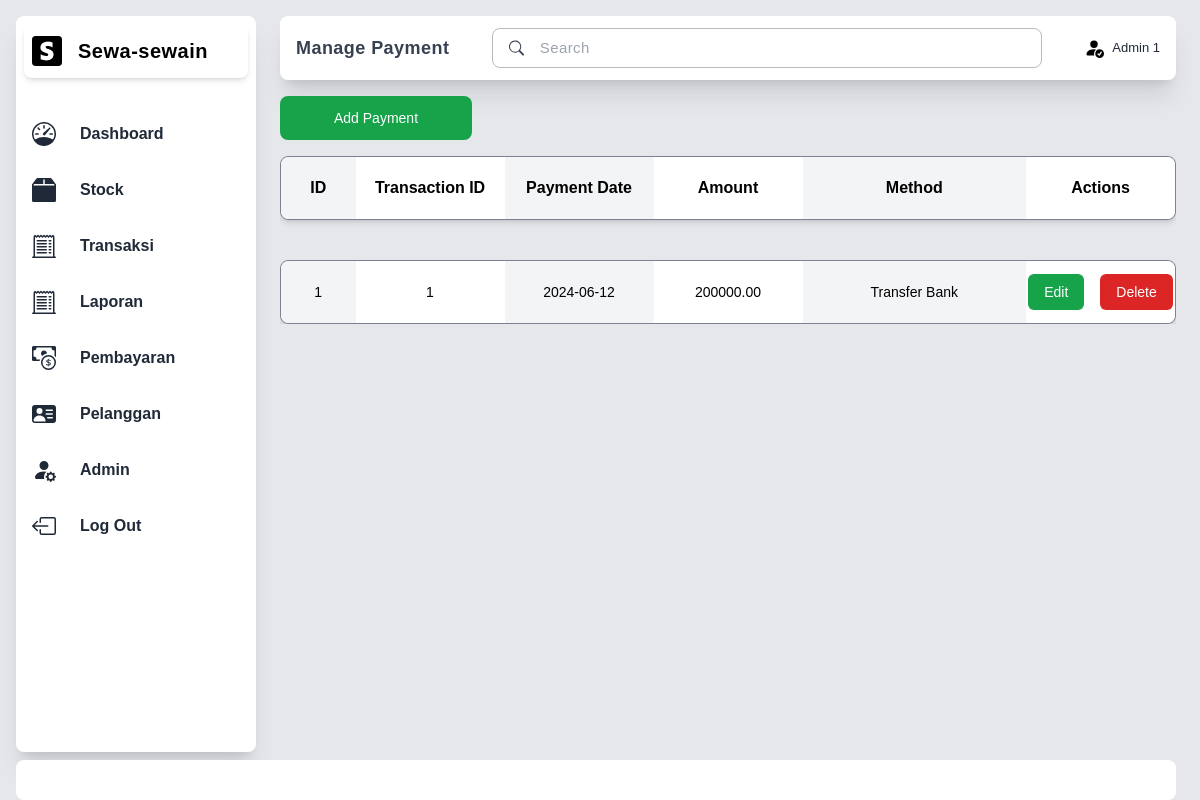
Page /pembayaran.php (signed in) on the committed database.
### tables this page shows
CREATE TABLE pembayaran (
    id_pembayaran INT (11) PRIMARY KEY AUTO_INCREMENT NOT NULL,
    id_transaksi INT (11) NOT NULL,
    tanggal_pembayaran DATE NOT NULL,
    jumlah_pembayaran DECIMAL (10,2) NOT NULL,
    metode_pembayaran VARCHAR (50),
    FOREIGN KEY (id_transaksi) REFERENCES transaksi (id_transaksi)
);

### pembayaran.php (the view, shortened to what this page needs)
<?php
include 'db/connection.php';
$paymentQuery = "SELECT * FROM pembayaran";
$paymentResult = $conn->query($paymentQuery);
?>
<!DOCTYPE html>
<html lang="en">
<head>
    <link rel="stylesheet" href="styles.css">
    <script src="https://cdn.tailwindcss.com"></script>
</head>
<body>
    <section class=" h-[100vh] w-full flex flex-col bg-gray-200">
        <main class="w-full h-[95vh] flex flex-row">
            <div class="container-sidebar w-[20%]">
                <?php include 'sidebar.php';?>
            </div>
            <div class="w-[80%] flex flex-col gap-0 pr-6 pl-10">
                <nav
                    class="navbar flex flex-row shadow-xl justify-between items-center w-full h-16 max-h-16 bg-white my-4 px-4 rounded-lg">
                    <a href="pembayaran.php" class="text-lg text-gray-700 font-semibold tracking-wide">Manage Payment</a>
                    <div
                        class="py-2 px-4 flex items-center rounded-lg min-w-[550px] duration-300 cursor-pointer text-gray-700 border border-gray-600 border-opacity-40">
                        <svg xmlns="http://www.w3.org/2000/svg" width="16" height="16" fill="currentColor"
                            class="bi bi-search" viewBox="0 0 16 16">
                            <path
                                d="M11.742 10.344a6.5 6.5 0 1 0-1.397 1.398h-.001q.044.06.098.115l3.85 3.85a1 1 0 0 0 1.415-1.414l-3.85-3.85a1 1 0 0 0-.115-.1zM12 6.5a5.5 5.5 0 1 1-11 0 5.5 5.5 0 0 1 11 0" />
                        </svg>
                        <input type="text" placeholder="Search"
                            class="text-[15px] ml-4 w-full bg-transparent placeholder:text-semibold placeholder:tracking-wide focus:outline-none" />
                    </div>
                    <div class="flex flex-row justify-center items-center gap-2">
                        <p class="text-[13px] font-medium text-gray-800">
                            <?php echo $_SESSION['admin_name']; ?>
                        </p>
                    </div>
                </nav>
                <div class="container-content mb-2 flex flex-col gap-4 overflow-y-auto">
                <button onclick="openAddModal()"
                    class="w-48 py-3 px-12 rounded-lg text-white bg-green-600 text-sm font-medium hover:bg-green-800">
                    Add Payment
                </button>
                <div class="flex flex-col gap-4 justify-center items-center w-full">
                    <div
                        class="grid grid-cols-12 border border-gray-700 border-opacity-60 gap-0 w-full min-h-16 rounded-lg shadow-md mb-6">
                        <div class="col-span-1 flex justify-center items-center font-semibold bg-gray-100 rounded-l-lg">
                            ID</div>
                        <div class="col-span-2 flex justify-center items-center font-semibold bg-white">Transaction ID</div>
                        <div class="col-span-2 flex justify-center items-center font-semibold bg-gray-100">Payment Date</div>
                        <div class="col-span-2 flex justify-center items-center font-semibold bg-white">Amount</div>
                        <div class="col-span-3 flex justify-center items-center font-semibold bg-gray-100">Method</div>
                        <div class="col-span-2 flex justify-center items-center font-semibold rounded-r-lg bg-white">Actions</div>
                    </div>
                    <div class="flex flex-col gap-4 justify-center items-center w-full">
                        <?php while ($row = $paymentResult->fetch_assoc()) {?>
                        <div
                            class="grid grid-cols-12 border border-gray-700 border-opacity-60 gap-0 w-full min-h-16 rounded-lg shadow-md">
                            <div
                                class="col-span-1 text-center flex justify-center items-center text-[14px] font-medium bg-gray-100 rounded-l-lg">
                                <?php echo $row['id_pembayaran']; ?>
                            </div>
                            <div class="col-span-2 text-center flex justify-center items-center text-[14px] font-medium bg-white">
                                <?php echo $row['id_transaksi']; ?>
                            </div>
                            <div class="col-span-2 text-center flex justify-center items-center text-[14px] font-medium bg-gray-100">
                                <?php echo $row['tanggal_pembayaran']; ?>
                            </div>
                            <div class="col-span-2 text-center flex justify-center items-center text-[14px] font-medium bg-white">
                                <?php echo $row['jumlah_pembayaran']; ?>
                            </div>
                            <div class="col-span-3 text-center flex justify-center items-center text-[14px] font-medium bg-gray-100">
                                <?php echo $row['metode_pembayaran']; ?>
                            </div>
                            <div class="col-span-2 text-center flex justify-center items-center text-[14px] font-medium gap-4 rounded-r-lg bg-white">
                                <button
                                    onclick="openEditModal('<?php echo $row['id_pembayaran']; ?>', '<?php echo $row['id_transaksi']; ?>', '<?php echo $row['tanggal_pembayaran']; ?>', '<?php echo $row['jumlah_pembayaran']; ?>', '<?php echo $row['metode_pembayaran']; ?>')"
                                    class="px-4 py-2 flex justify-center items-center rounded-md text-sm font-medium bg-green-600 text-white hover:bg-green-800">Edit</button>
                                <form
                                    class="px-4 py-2 flex justify-center items-center rounded-md text-sm font-medium bg-red-600 text-white hover:bg-red-800"
                                    method="post" style="display:inline-block;">
                                    <button type="submit" name="delete">Delete</button>
                                </form>
                            </div>
                        </div>
                        <?php }?>
                    </div>
                </div>
            </div>
        </div>
    </main>
    <footer class="h-[5vh] w-full px-4 pr-6 py-[0.4px]">
            <div class="rounded-lg h-full bottom-0 bg-white flex flex-row justify-center items-center">
            </div>
        </footer>
    </section>
</body>
</html>

### styles.css (style rules this page uses)
body { font-family: Arial, sans-serif; background-color: #ffffff; margin: 0; padding: 0; }

### rows in the picture
pembayaran: id_pembayaran "1", id_transaksi "1", tanggal_pembayaran "2024-06-12", jumlah_pembayaran "200000.00", metode_pembayaran "Transfer Bank"

### other values in the picture
$_SESSION['admin_name'] "Admin 1"
